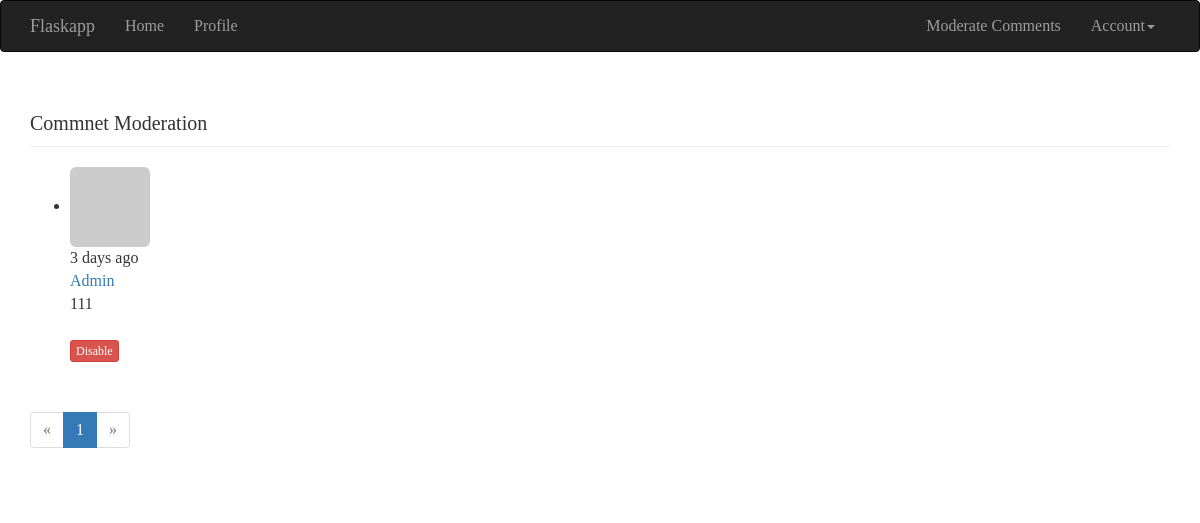
The app's page /moderate (signed in) with its own data.
### app/models.py (models this page shows, shortened)
class Comment(db.Model):
    __tablename__ = 'comments'
    id = db.Column(db.Integer, primary_key=True)
    body = db.Column(db.Text)
    body_html = db.Column(db.Text)
    timestamp = db.Column(db.DateTime, index=True, default=datetime.utcnow)
    disabled = db.Column(db.Boolean)
    author_id = db.Column(db.Integer, db.ForeignKey('users.id'))
    post_id = db.Column(db.Integer, db.ForeignKey('posts.id'))

class User(db.Model, UserMixin):
    __tablename__ = 'users'
    id = db.Column(db.Integer, primary_key=True)
    email = db.Column(db.String(64), unique=True, index=True)
    username = db.Column(db.String(64), unique=True, index=True)
    role_id = db.Column(db.Integer, db.ForeignKey('roles.id'))
    password_hash = db.Column(db.String(128))
    confirmed = db.Column(db.Boolean, default=False)
    name = db.Column(db.String(64))
    location = db.Column(db.String(64))
    about_me = db.Column(db.Text())
    member_since = db.Column(db.DateTime(), default=datetime.utcnow)
    last_seen = db.Column(db.DateTime(), default=datetime.utcnow)
    avatar_hash = db.Column(db.String(32))
    posts = db.relationship('Post', backref='author', lazy='dynamic')
    followed = db.relationship('Follow',
                               foreign_keys=[Follow.follower_id],
                               backref=db.backref('follower', lazy='joined'),
                               lazy='dynamic',
                               cascade='all, delete-orphan')
    followers = db.relationship('Follow',
                                foreign_keys=[Follow.followed_id],
                                backref=db.backref('followed', lazy='joined'),
                                lazy='dynamic',
                                cascade='all, delete-orphan')
    comments = db.relationship('Comment', backref='author', lazy='dynamic')
    @property
    def password(self):
        raise AttributeError('password is not a readable attribute')
    def can(self, permissions):
        return self.role is not None and \
                (self.role.permissions & permissions) == permissions
    def ping(self):
        self.last_seen = datetime.utcnow()
        db.session.add(self)
    def gravatar(self, size=100, default='identicon', rating='g'):
        if request.is_secure:
            url = 'https://secure.gravatar.com/avatar'
        else:
            url = 'http://www.gravatar.com/avatar'
        hash = self.avatar_hash or hashlib.md5(
                self.email.encode('utf-8')).hexdigest()
        return '{url}/{hash}?s={size}&d={default}&r={rating}'.format(
                url=url, hash=hash, size=size, default=default, rating=rating)

### app/main/views.py (the view)
@main.route('/moderate')
@login_required
@permission_required(Permission.MODERATE_COMMENTS)
def moderate():
    page = request.args.get('page', 1, type=int)
    pagination = Comment.query.order_by(Comment.timestamp.desc()).paginate(
            page, per_page=current_app.config['FLASKY_COMMENTS_PER_PAGE'],
            error_out=False)
    comments = pagination.items
    return render_template('moderate.html', comments=comments,
                           pagination=pagination, page=page)

### app/auth/views.py (called while the page is built)
@auth.before_app_request
def before_request():
    if current_user.is_authenticated:
        current_user.ping()
        if not current_user.confirmed \
                and request.endpoint[:5] != 'auth.' \
                and request.endpoint != 'static':
            return redirect(url_for('auth.unconfirmed'))

### app/main/__init__.py (called while the page is built)
@main.app_context_processor
def inject_permissions():
    return dict(Permission=Permission)

### app/models.py (called while the page is built)
@login_manager.user_loader
def load_user(user_id):
    return User.query.get(int(user_id))

### app/templates/moderate.html (shortened to what this page needs)
{% extends "base.html" %}
{% import "_macros.html" as macros %}
{% block page_content %}
<div class="page-header">
    <h1>Commnet Moderation</h1>
</div>
{% set moderate = True %}
{% include '_comments.html' %}
{% if pagination %}
<div class="pagination">
    {{ macros.pagination_widget(pagination, '.moderate') }}
</div>
{% endif %}
{% endblock %}

### app/templates/_comments.html (shortened to what this page needs)
<ul class="comments">
    {% for comment in comments %}
    <li class="comment">
        <div class="comment-thumbnail">
            <a href="{{ url_for('.user', username=comment.author.username) }}">
                <img class="img-rounded profile-thumbnail" src="{{ comment.author.gravatar(size=40) }}">
            </a>
        </div>
        <div class="comment-content">
            <div class="comment-date">{{ moment(comment.timestamp).fromNow() }}</div>
            <div class="comment-author"><a href="{{ url_for('.user', username=comment.author.username) }}">{{ comment.author.username }}</a></div>
            <div class="comment-body">
                {% if moderate or not comment.disabled %}
                    {% if comment.body_html %}
                        {{ comment.body_html | safe }}
                    {% else %}
                        {{ comment.body }}
                    {% endif %}
                {% endif %}
            </div>
            {% if moderate %}
                <br>
                {% if comment.disabled %}
                <a class="btn btn-default btn-xs" href="{{ url_for('.moderate_enable', id=comment.id, page=page) }}">Enable</a>
                {% else %}
                <a class="btn btn-danger btn-xs" href="{{ url_for('.moderate_disable', id=comment.id, page=page) }}">Disable</a>
                {% endif %}
            {% endif %}
        </div>
    </li>
    {% endfor %}
</ul>

### tmp/coverage/style.css (style rules this page uses)
html, body, h1, h2, h3, p, table, td, th { margin: 0; padding: 0; border: 0; outline: 0; font-weight: inherit; font-style: inherit; font-size: 100%; font-family: inherit; vertical-align: baseline; }
body { font-family: georgia, serif; font-size: 1em; }
html>body { font-size: 16px; }
h1 { font-size: 1.25em; display: inline-block; }

### records on screen
Comment: timestamp "3 days ago", author.username "Admin", body_html "111"

### other values on screen
{{ p }} "1"
